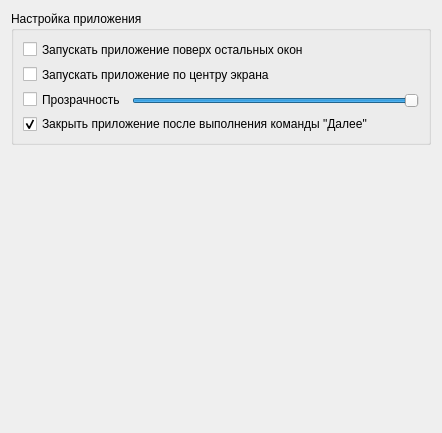
      <widget class="QWidget" name="pageSettingsApplication">
       <property name="geometry">
        <rect>
         <x>0</x>
         <y>0</y>
         <width>442</width>
         <height>433</height>
        </rect>
       </property>
       <property name="minimumSize">
        <size>
         <width>442</width>
         <height>433</height>
        </size>
       </property>
       <attribute name="icon">
        <iconset>
         <normaloff>images/settings.png</normaloff>images/settings.png</iconset>
       </attribute>
       <attribute name="label">
        <string>Настройка приложения</string>
       </attribute>
       <attribute name="toolTip">
        <string>Настройка приложения</string>
       </attribute>
       <layout class="QGridLayout" name="gridLayout_7">
        <item row="0" column="0">
         <widget class="QGroupBox" name="gbSettingsApplication">
          <property name="sizePolicy">
           <sizepolicy hsizetype="Minimum" vsizetype="Fixed">
            <horstretch>0</horstretch>
            <verstretch>0</verstretch>
           </sizepolicy>
          </property>
          <property name="minimumSize">
           <size>
            <width>411</width>
            <height>100</height>
           </size>
          </property>
          <property name="palette">
           <palette>
            <active>
             <colorrole role="WindowText">
              <brush brushstyle="SolidPattern">
               <color alpha="255">
                <red>170</red>
                <green>0</green>
                <blue>0</blue>
               </color>
              </brush>
             </colorrole>
            </active>
            <inactive>
             <colorrole role="WindowText">
              <brush brushstyle="SolidPattern">
               <color alpha="255">
                <red>0</red>
                <green>0</green>
                <blue>0</blue>
               </color>
              </brush>
             </colorrole>
            </inactive>
            <disabled>
             <colorrole role="WindowText">
              <brush brushstyle="SolidPattern">
               <color alpha="255">
                <red>127</red>
                <green>127</green>
                <blue>127</blue>
               </color>
              </brush>
             </colorrole>
            </disabled>
           </palette>
          </property>
          <property name="title">
           <string>Настройка приложения</string>
          </property>
          <property name="alignment">
           <set>Qt::AlignLeading|Qt::AlignLeft|Qt::AlignTop</set>
          </property>
          <property name="flat">
           <bool>true</bool>
          </property>
          <property name="checkable">
           <bool>false</bool>
          </property>
          <property name="checked">
           <bool>false</bool>
          </property>
          <layout class="QGridLayout" name="gridLayout_6">
           <item row="0" column="0" colspan="2">
            <widget class="QCheckBox" name="cbWindowStaysOnTopHint">
             <property name="sizePolicy">
              <sizepolicy hsizetype="Maximum" vsizetype="Fixed">
               <horstretch>0</horstretch>
               <verstretch>0</verstretch>
              </sizepolicy>
             </property>
             <property name="layoutDirection">
              <enum>Qt::LeftToRight</enum>
             </property>
             <property name="text">
              <string>Запускать приложение поверх остальных окон</string>
             </property>
             <property name="checkable">
              <bool>true</bool>
             </property>
             <property name="checked">
              <bool>false</bool>
             </property>
             <property name="autoRepeat">
              <bool>false</bool>
             </property>
             <property name="autoExclusive">
              <bool>false</bool>
             </property>
             <property name="tristate">
              <bool>false</bool>
             </property>
            </widget>
           </item>
           <item row="1" column="0" colspan="2">
            <widget class="QCheckBox" name="cbWindowCenterDesktop">
             <property name="sizePolicy">
              <sizepolicy hsizetype="Maximum" vsizetype="Fixed">
               <horstretch>0</horstretch>
               <verstretch>0</verstretch>
              </sizepolicy>
             </property>
             <property name="layoutDirection">
              <enum>Qt::LeftToRight</enum>
             </property>
             <property name="text">
              <string>Запускать приложение по центру экрана</string>
             </property>
             <property name="checkable">
              <bool>true</bool>
             </property>
             <property name="checked">
              <bool>false</bool>
             </property>
             <property name="autoRepeat">
              <bool>false</bool>
             </property>
             <property name="autoExclusive">
              <bool>false</bool>
             </property>
             <property name="tristate">
              <bool>false</bool>
             </property>
            </widget>
           </item>
           <item row="2" column="0">
            <widget class="QCheckBox" name="cbWindowOpacity">
             <property name="sizePolicy">
              <sizepolicy hsizetype="Maximum" vsizetype="Fixed">
               <horstretch>0</horstretch>
               <verstretch>0</verstretch>
              </sizepolicy>
             </property>
             <property name="minimumSize">
              <size>
               <width>100</width>
               <height>17</height>
              </size>
             </property>
             <property name="layoutDirection">
              <enum>Qt::LeftToRight</enum>
             </property>
             <property name="text">
              <string>Прозрачность</string>
             </property>
             <property name="checkable">
              <bool>true</bool>
             </property>
             <property name="checked">
              <bool>false</bool>
             </property>
             <property name="autoRepeat">
              <bool>false</bool>
             </property>
             <property name="autoExclusive">
              <bool>false</bool>
             </property>
             <property name="tristate">
              <bool>false</bool>
             </property>
            </widget>
           </item>
           <item row="2" column="1">
            <widget class="QSlider" name="hsWindowOpacity">
             <property name="sizePolicy">
              <sizepolicy hsizetype="MinimumExpanding" vsizetype="Fixed">
               <horstretch>0</horstretch>
               <verstretch>0</verstretch>
              </sizepolicy>
             </property>
             <property name="minimumSize">
              <size>
               <width>280</width>
               <height>21</height>
              </size>
             </property>
             <property name="maximum">
              <number>99</number>
             </property>
             <property name="pageStep">
              <number>1</number>
             </property>
             <property name="value">
              <number>99</number>
             </property>
             <property name="sliderPosition">
              <number>99</number>
             </property>
             <property name="tracking">
              <bool>true</bool>
             </property>
             <property name="orientation">
              <enum>Qt::Horizontal</enum>
             </property>
             <property name="invertedAppearance">
              <bool>false</bool>
             </property>
             <property name="invertedControls">
              <bool>false</bool>
             </property>
             <property name="tickPosition">
              <enum>QSlider::NoTicks</enum>
             </property>
            </widget>
           </item>
           <item row="3" column="0" colspan="2">
            <widget class="QCheckBox" name="cbCloseAppAfterComandNext">
             <property name="text">
              <string>Закрыть приложение после выполнения команды &quot;Далее&quot;</string>
             </property>
             <property name="checkable">
              <bool>true</bool>
             </property>
             <property name="checked">
              <bool>true</bool>
             </property>
            </widget>
           </item>
          </layout>
         </widget>
        </item>
        <item row="1" column="0">
         <spacer name="verticalSpacer_2">
          <property name="orientation">
           <enum>Qt::Vertical</enum>
          </property>
          <property name="sizeHint" stdset="0">
           <size>
            <width>20</width>
            <height>283</height>
           </size>
          </property>
         </spacer>
        </item>
       </layout>
      </widget>
